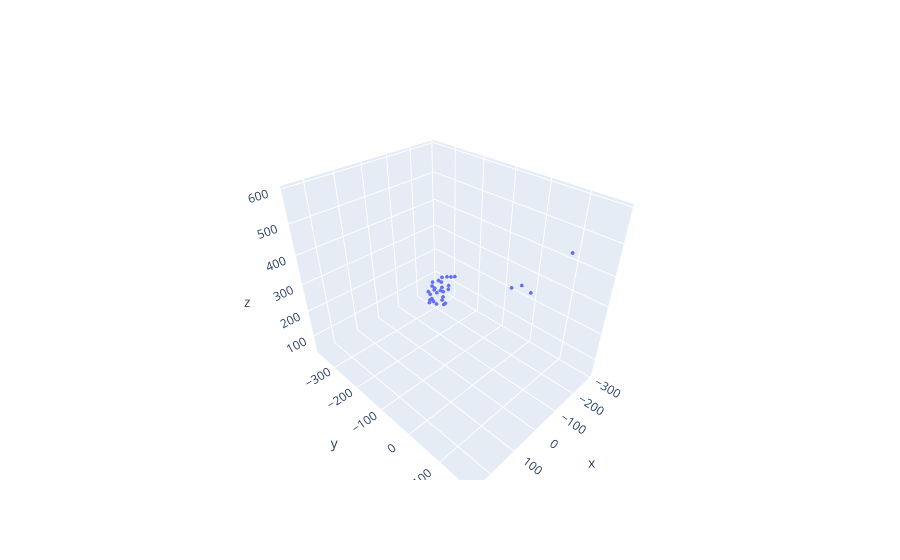

The cell this chart's notebook holds for it:
### Code cell
import torch
from pytorch3d.transforms import so3_exp_map
# visualize novel cameras
logRs = torch.zeros(1, 3)
logRs[:, 1] = torch.linspace(-3.14, 3.14, 1)
Rs = so3_exp_map(logRs)
Ts = torch.zeros(1, 3)
Ts[:, 2] = 2.7

cameras = PerspectiveCameras(R=Rs, T=ts)
fig = make_subplots(rows=1, cols=1, specs=[[{'type': 'scatter3d'}]])
_add_camera_trace(
                    fig, cameras, "name", 0, 1, 1
                )
fig.show()

### Figure 1 — Plotly figure (JSON) as saved in the notebook; plotly's stock layout.template omitted (floating-point values rounded to 4 significant figures; data arrays with more than 128 entries replaced by an {"elided": "..."} marker saying what was removed)
{"data": [{"marker": {"size": 1}, "name": "name", "scene": "scene", "type": "scatter3d", "x": {"elided": "511 float values"}, "y": {"elided": "511 float values"}, "z": {"elided": "511 float values"}}], "layout": {"scene": {"domain": {"x": [0, 1], "y": [0, 1]}, "xaxis": {"range": [-307.5, 270.9]}, "yaxis": {"range": [-383.6, 194.8]}, "zaxis": {"range": [29.88, 608.3]}}}}
